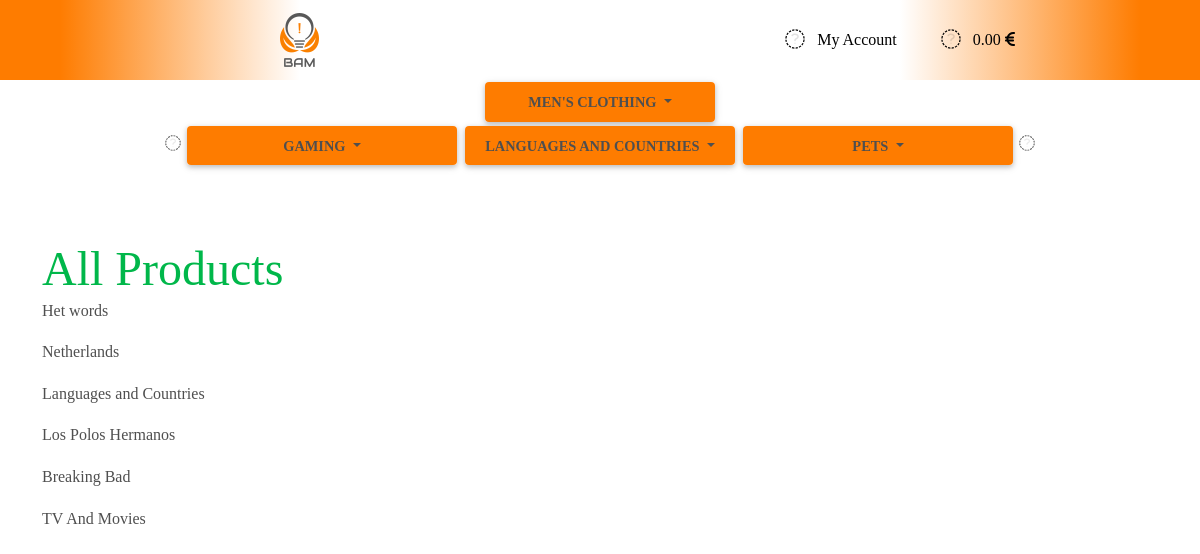
The app's page /, older data.
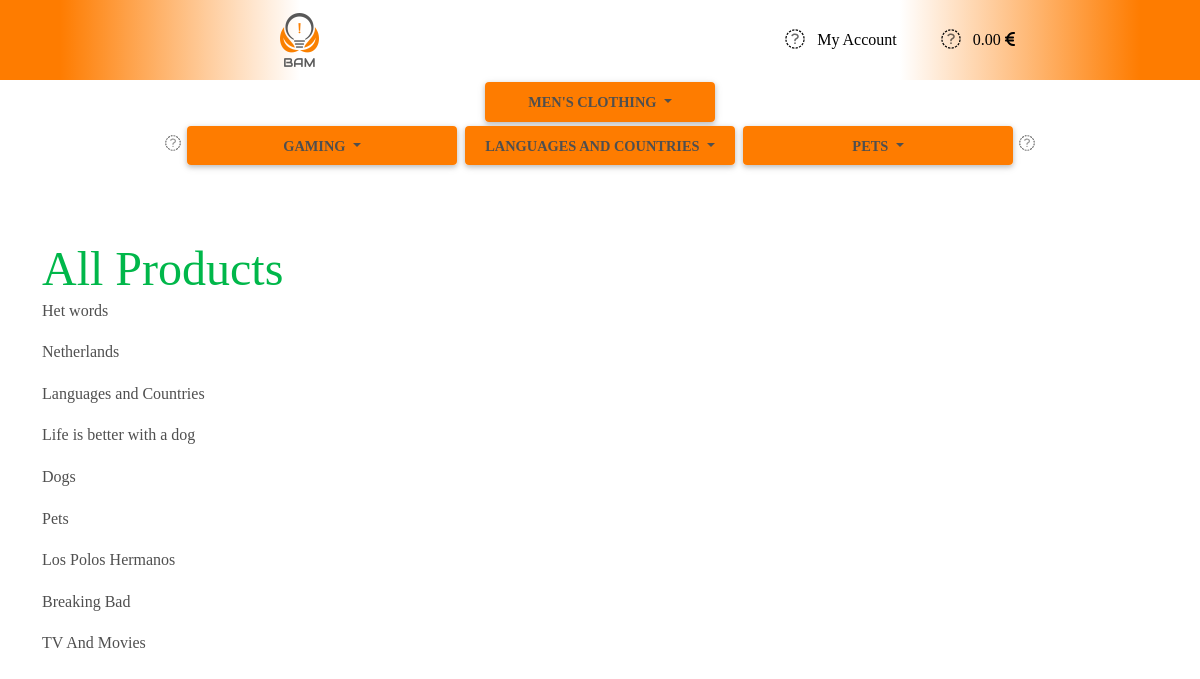
The same page, newer data.
### products/models.py (models this page shows, shortened)
class ProductGroup(models.Model):
    name = models.CharField(max_length=254)
    display_name = models.CharField(max_length=254, null=True, blank=True)
    class Meta:
        verbose_name_plural = 'Product Groups and Categories'

class ProductDesignGroup(models.Model):
    name = models.CharField(max_length=254)
    display_name = models.CharField(max_length=254, null=True, blank=True)
    class Meta:
        verbose_name_plural = 'Design Groups and Categories'

class Design(models.Model):
    product_design_category = models.ForeignKey(DesignCategory, null=True, blank=False, on_delete=models.CASCADE, related_name='product_design_category')
    name = models.CharField(max_length=254)
    display_name = models.CharField(max_length=254, null=True, blank=True)
    class Meta:
        verbose_name_plural = 'Design Templates'

class DesignCategory(models.Model):
    product_design_group = models.ForeignKey(ProductDesignGroup, null=True, blank=False, on_delete=models.CASCADE, related_name='product_design_group_for_category')
    name = models.CharField(max_length=254)
    display_name = models.CharField(max_length=254, null=True, blank=True)
    class Meta:
        verbose_name_plural = 'Design Categories'

### home/views.py (the view, shortened to what this page needs)
# urls.py: path('', views.index, name='home')
def index(request):
    all_product_design_groups = ProductDesignGroup.objects.all().order_by('display_name', )
    all_designs = Design.objects.all().order_by('display_name', )
    all_product_groups = ProductGroup.objects.all()
    context = {
        'all_product_groups': all_product_groups,
        'all_product_design_groups': all_product_design_groups,
        'all_designs': all_designs,
    }
    return render(request, 'home/index.html', context)

### home/views.py (called while the page is built)
def is_ajax(request):
    return request.META.get('HTTP_X_REQUESTED_WITH') == 'XMLHttpRequest'

### home/templates/home/index.html (shortened to what this page needs)
{% extends "base.html" %}
{% block page_header %}
    <div class="container header-container">
    </div>
{% endblock %}
{% block content %}
    <div class="container main-container h-100">
        <div class="row">
            <div class="col display-5 text-success">All Products</div>
        </div>
        <div>
            {% for design in all_designs %}
                <p>{{ design.display_name }}</p>
                <p>{{ design.product_design_category.display_name }}</p>
                <p>{{ design.product_design_category.product_design_group.display_name }}</p>
            {% endfor %}
        </div>
    </div>
{% endblock %}

### templates/includes/top-nav-lower.html (shortened to what this page needs)
<div class="row top-nav-row-menu">
    <div class="col-xxl-8 col-xl-10 offset-xxl-2 offset-xl-1 my-auto py-1 py-lg-0 text-center text-lg-left">
        {% for group in all_product_groups %}
        <div class="btn-group">
            <button
              class="btn top-menu-btn dropdown-toggle bg-orange fw-bold product-group-btn"
              type="button"
              id="{{ group.id }}"
              data-mdb-toggle="dropdown"
              aria-expanded="false"
            >
              {{ group.display_name }}
            </button>
        </div>
        {% endfor %}
      </div>
      <div class="col-xxl-8 col-xl-10 offset-xxl-2 offset-xl-1 my-auto py-1 py-lg-0 text-center text-lg-left design-btn-group-wrapper">
        <i class="fa-duotone fa-chevrons-left"></i>
        {% for design in all_product_design_groups %}
        <div class="btn-group design-btn-group d-none">
            <button
              class="btn top-menu-btn dropdown-toggle bg-orange fw-bold design-group-btn"
              type="button"
              id="{{ design.id }}"
              data-mdb-toggle="dropdown"
              aria-expanded="false"
            >
              {{ design.display_name }}
            </button>
        </div>
        {% endfor %}
        <i class="fa-duotone fa-chevrons-right"></i>
		</div>
</div>

Row changes from the older to the newer data that the page shows:
added Design: display_name "Life is better with a dog", product_design_category.display_name "Dogs", product_design_category.product_design_group.display_name "Pets"
